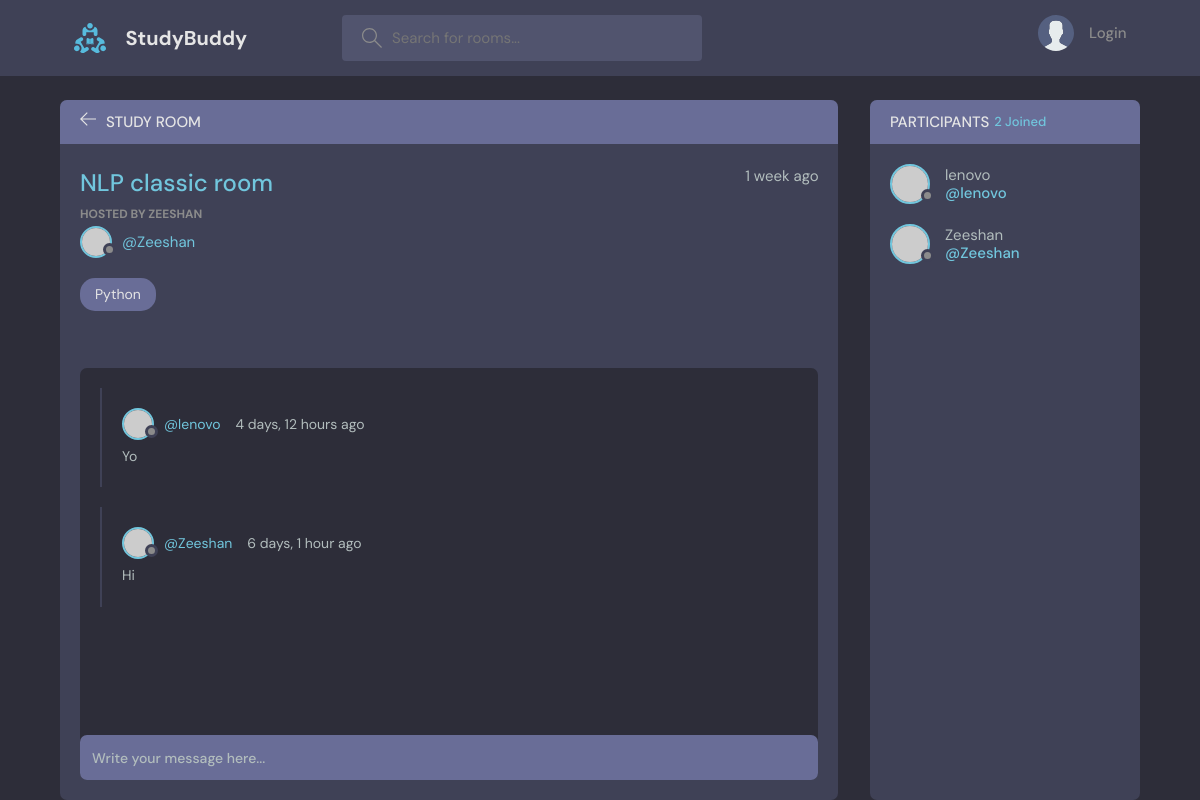
/room/20/, run on the app's committed database.
### base/models.py (models this page shows, shortened)
class Room(models.Model):
    host = models.ForeignKey(User, on_delete=models.SET_NULL, null=True)
    topic = models.ForeignKey(Topic, on_delete=models.SET_NULL, null=True)
    name = models.CharField(max_length=200)
    description = models.TextField(null=True, blank=True)
    participants = models.ManyToManyField(User, related_name="participants", blank=True)
    updated = models.DateTimeField(auto_now=True)
    created = models.DateTimeField(auto_now_add=True)
    class Meta:
        ordering = ["-updated", "-created"]

class Topic(models.Model):
    name = models.CharField(max_length=200)
    def __str__(self):
        return self.name

class Message(models.Model):
    user = models.ForeignKey(User, on_delete=models.CASCADE)
    room = models.ForeignKey(Room, on_delete=models.CASCADE)
    body = models.TextField()
    updated = models.DateTimeField(auto_now=True)
    created = models.DateTimeField(auto_now_add=True)
    class Meta:
        ordering = ["-updated", "-created"]

### base/views.py (the view)
# urls.py: path("room/<str:pk>/", views.room, name="room"),
def room(request, pk):
    room = Room.objects.get(id=pk)
    room_messages = room.message_set.all().order_by("-created")
    participants = room.participants.all()
    if request.method == "POST":
        message = Message.objects.create(
            user=request.user, room=room, body=request.POST.get("body")
        )
        room.participants.add(request.user)
        return redirect("room", pk=room.id)
    context = {
        "room": room,
        "room_messages": room_messages,
        "participants": participants,
    }
    return render(request, "base/room.html", context)

### base/templates/base/room.html (shortened to what this page needs)
{% extends 'main.html' %}
{% block content %}
<main class="profile-page layout layout--2">
  <div class="container">
    <div class="room">
      <div class="room__top">
        <div class="room__topLeft">
          <a href="{% url 'home' %}">
            <svg version="1.1" xmlns="http://www.w3.org/2000/svg" width="32" height="32" viewBox="0 0 32 32">
              <title>arrow-left</title>
              <path
                d="M13.723 2.286l-13.723 13.714 13.719 13.714 1.616-1.611-10.96-10.96h27.625v-2.286h-27.625l10.965-10.965-1.616-1.607z">
              </path>
            </svg>
          </a>
          <h3>Study Room</h3>
        </div>
      </div>
      <div class="room__box scroll">
        <div class="room__header scroll">
          <div class="room__info">
            <h3>{{room.name}}</h3>
            <span>{{room.created|timesince}} ago</span>
          </div>
          <div class="room__hosted">
            <p>Hosted By Zeeshan</p>
            <a href="{% url 'user-profile' room.host.id %}" class="room__author">
              <div class="avatar avatar--small">
                <img src="https://randomuser.me/api/portraits/men/37.jpg" />
              </div>
              <span>@{{room.host.username}}</span>
            </a>
          </div>
          <span class="room__topics">{{room.topic}}</span>
        </div>
        <div class="room__conversation">
          <div class="threads scroll">
            {% for message  in room_messages %}
            <div class="thread">
              <div class="thread__top">
                <div class="thread__author">
                  <a href="{% url 'user-profile' message.user.id %}" class="thread__authorInfo">
                    <div class="avatar avatar--small">
                      <img src="https://randomuser.me/api/portraits/men/37.jpg" />
                    </div>
                    <span>@{{message.user.username}}</span>
                  </a>
                  <span class="thread__date">{{message.created|timesince}} ago</span>
                </div>
              </div>
              <div class="thread__details">
                {{message.body}}
              </div>
            </div>
            {% endfor %}
          </div>
        </div>
      </div>
      <div class="room__message">
        <form method="POST" action="">
          <input name="body" placeholder="Write your message here..." />
        </form>
      </div>
    </div>
    <div class="participants">
      <h3 class="participants__top">Participants <span>{{participants.count}} Joined</span></h3>
      <div class="participants__list scroll">
        {% for user in participants %}
        <a href="{url 'user-profile' user.id}" class="participant">
          <div class="avatar avatar--medium">
            <img src="https://randomuser.me/api/portraits/men/37.jpg" />
          </div>
          <p>
            {{user.username}}
            <span>@{{user.username}}</span>
          </p>
        </a>
        {%endfor%}
      </div>
    </div>
  </div>
</main>
</body>
</html>
{% endblock content %}

### templates/main.html (shortened to what this page needs)
<!DOCTYPE html>
{% load static %}
<html lang="en">
<head>
  <link rel="stylesheet" href="{% static 'styles/style.css'%}" />
</head>
<body>
  {% include 'navbar.html' %}
  {% block content %}{% endblock %}
</body>
</html>

### templates/navbar.html (shortened to what this page needs)
{% load static %}
<header class="header header--loggedIn">
    <div class="container">
        <a href="{% url 'home' %}" class="header__logo">
            <img src="{% static 'images/logo.svg' %}" />
            <h1>StudyBuddy</h1>
        </a>
        <form class="header__search" method="GET" action="{% url 'home' %}">
            <label>
                <input name="q" placeholder="Search for rooms..." />
            </label>
        </form>
        <nav class="header__menu">
            {% if request.user.is_authenticated %}
            <div class="header__user">
                <a href="{% url 'user-profile' user.id %}">
                    <div class="avatar avatar--medium active">
                        <img src="https://randomuser.me/api/portraits/men/37.jpg" />
                    </div>
                    <p>{{request.user.username}} <span>@{{request.user.username}}</span></p>
                </a>
                <button class="dropdown-button">
                    <svg version="1.1" xmlns="http://www.w3.org/2000/svg" width="32" height="32" viewBox="0 0 32 32">
                        <title>chevron-down</title>
                        <path d="M16 21l-13-13h-3l16 16 16-16h-3l-13 13z"></path>
                    </svg>
                </button>
            </div>
            {%else%}
            <a href="{% url 'login' %}">
                <img src="{% static 'images/avatar.svg'%}" />
                <p>Login</p>
            </a>
            {% endif %}
        </nav>
    </div>
</header>

### data on the page
Room: name "NLP classic room", created "1 week", host.username "Zeeshan", topic "Python"
Message: user.username "lenovo", created "4 days, 12 hours", body "Yo"
Message: user.username "Zeeshan", created "6 days, 1 hour", body "Hi"

### other printed values
{{ participants.count }} "2"
{{ user.username }} "lenovo"
{{ user.username }} "Zeeshan"
